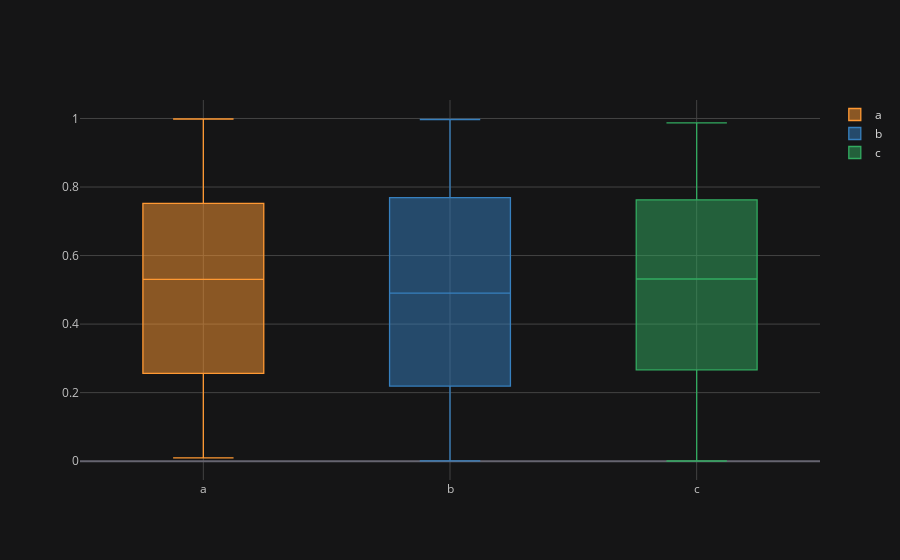

This figure's notebook cell:
### Code cell
df.iplot(kind='box')

### Figure 1 — Plotly figure (JSON) as saved in the notebook; plotly's stock layout.template omitted (floating-point values rounded to 4 significant figures; data arrays with more than 128 entries replaced by an {"elided": "..."} marker saying what was removed)
{"data": [{"boxpoints": false, "line": {"width": 1.3}, "marker": {"color": "rgba(255, 153, 51, 1.0)"}, "name": "a", "orientation": "v", "type": "box", "y": {"elided": "300 float values"}}, {"boxpoints": false, "line": {"width": 1.3}, "marker": {"color": "rgba(55, 128, 191, 1.0)"}, "name": "b", "orientation": "v", "type": "box", "y": {"elided": "300 float values"}}, {"boxpoints": false, "line": {"width": 1.3}, "marker": {"color": "rgba(50, 171, 96, 1.0)"}, "name": "c", "orientation": "v", "type": "box", "y": {"elided": "300 float values"}}], "layout": {"legend": {"bgcolor": "#151516", "font": {"color": "#D9D9D9"}}, "paper_bgcolor": "#151516", "plot_bgcolor": "#151516", "title": {"font": {"color": "#D9D9D9"}}, "xaxis": {"gridcolor": "#434343", "showgrid": true, "tickfont": {"color": "#C2C2C2"}, "title": {"font": {"color": "#D9D9D9"}, "text": ""}, "zerolinecolor": "#666570"}, "yaxis": {"gridcolor": "#434343", "showgrid": true, "tickfont": {"color": "#C2C2C2"}, "title": {"font": {"color": "#D9D9D9"}, "text": ""}, "zerolinecolor": "#666570"}}}
